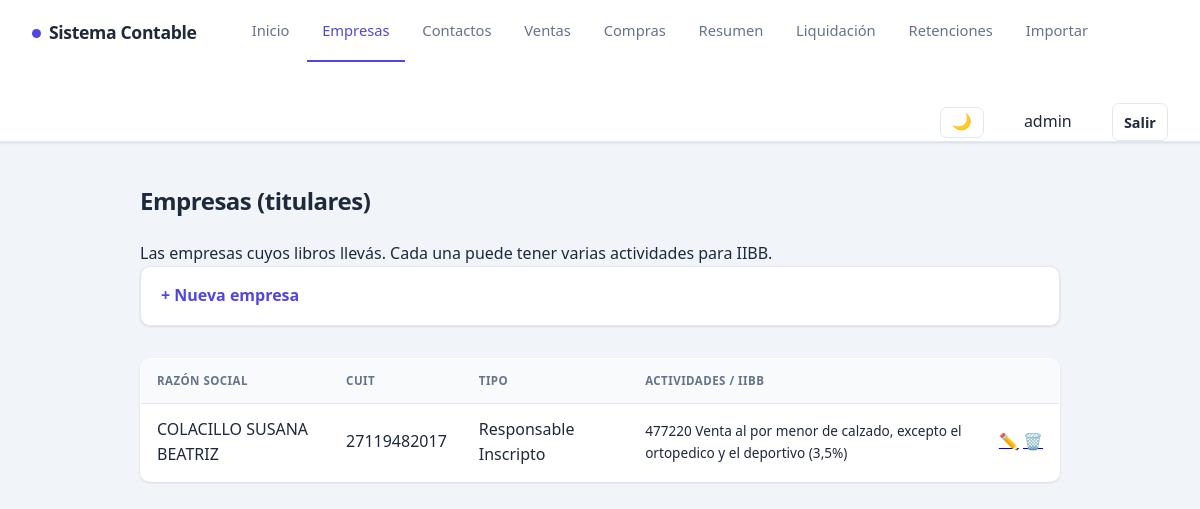
The page /empresas.php (signed in) on the database its author committed.
### tables this page shows
CREATE TABLE empresas (
    id INTEGER PRIMARY KEY AUTOINCREMENT, nombre TEXT NOT NULL, documento TEXT UNIQUE,
    tipo_contribuyente TEXT NOT NULL, actividad TEXT, creado_en TEXT NOT NULL DEFAULT CURRENT_TIMESTAMP, usuario_id INTEGER, actividad_codigo TEXT, iibb_alicuota REAL);

CREATE TABLE empresa_actividades (
    id INTEGER PRIMARY KEY AUTOINCREMENT,
    empresa_id INTEGER NOT NULL,
    codigo TEXT,
    descripcion TEXT NOT NULL,
    iibb_alicuota REAL,
    FOREIGN KEY (empresa_id) REFERENCES empresas(id) ON DELETE CASCADE
);

### empresas.php (the view, shortened to what this page needs)
<?php
require_once __DIR__ . '/config/db.php';
$uid     = usuarioId();
$errores = [];
$modoEdicion = false;
$empresas = $pdo->prepare("SELECT * FROM empresas WHERE usuario_id=:uid ORDER BY nombre");
$empresas->execute([':uid'=>$uid]);
$empresas = $empresas->fetchAll();
$actsPorEmp = [];
if ($empresas) {
    $ids = implode(',', array_column($empresas,'id'));
    foreach ($pdo->query("SELECT * FROM empresa_actividades WHERE empresa_id IN ($ids) ORDER BY empresa_id,id")->fetchAll() as $a) {
        $actsPorEmp[$a['empresa_id']][] = $a;
    }
}
require __DIR__ . '/includes/header.php';
?>
<h2>Empresas (titulares)</h2>
<p>Las empresas cuyos libros llevás. Cada una puede tener varias actividades para IIBB.</p>
<details class="bloque-alta" <?= ($modoEdicion || $errores) ? 'open' : '' ?>>
    <summary><?= $modoEdicion ? '✏️ Editando empresa' : '+ Nueva empresa' ?></summary>
</details>
<?php if (!$empresas): ?>
    <p>Todavía no hay empresas cargadas.</p>
<?php else: ?>
<table>
    <thead><tr><th>Razón social</th><th>CUIT</th><th>Tipo</th><th>Actividades / IIBB</th><th></th></tr></thead>
    <tbody>
    <?php foreach ($empresas as $em): ?>
        <tr>
            <td><?= htmlspecialchars($em['nombre']) ?></td>
            <td><?= htmlspecialchars($em['documento'] ?? '-') ?></td>
            <td><?= htmlspecialchars($em['tipo_contribuyente']) ?></td>
            <td>
                <?php foreach ($actsPorEmp[$em['id']] ?? [] as $a): ?>
                    <div style="font-size:.85rem;">
                        <?php if ($a['codigo']): ?><span class="muted"><?= htmlspecialchars($a['codigo']) ?></span> <?php endif; ?>
                        <?= htmlspecialchars($a['descripcion']) ?>
                        <?php if ($a['iibb_alicuota'] !== null): ?>
                            <span class="muted">(<?= str_replace('.',',',(string)(float)$a['iibb_alicuota']) ?>%)</span>
                        <?php endif; ?>
                    </div>
                <?php endforeach; ?>
            </td>
            <td class="acciones-fila" style="white-space:nowrap;">
                <a href="/empresas.php?editar=<?= $em['id'] ?>" title="Editar">✏️</a>
                <a href="/empresas.php?eliminar=<?= $em['id'] ?>" title="Eliminar"
                   onclick="return confirm('¿Eliminar <?= htmlspecialchars(addslashes($em['nombre'])) ?>?')">🗑️</a>
            </td>
        </tr>
    <?php endforeach; ?>
    </tbody>
</table>
<?php endif; ?>
<?php require __DIR__ . '/includes/footer.php'; ?>

### css/estilos.css (style rules this page uses)
:root { --acento: #4f46e5; --acento-oscuro: #4338ca; --acento-suave: #eef2ff; --texto: #1e293b; --texto-suave: #64748b; --borde: #e2e8f0; --fondo: #f1f5f9; --panel: #ffffff; --ok-bg: #dcfce7; --ok-tx: #166534; --err-bg: #fee2e2; --err-tx: #991b1b; --verde: #16a34a; --rojo: #dc2626; --cian: #0891b2; --sombra: 0 1px 3px rgba(15,23,42,.08), 0 1px 2px rgba(15,23,42,.04); --sombra-hover: 0 8px 24px rgba(15,23,42,.10); --radio: 10px; }
* { margin: 0; padding: 0; box-sizing: border-box; }
body { font-family: system-ui, -apple-system, "Segoe UI", Roboto, sans-serif; background: var(--fondo); color: var(--texto); line-height: 1.6; }
h2 { font-size: 1.5rem; font-weight: 700; letter-spacing: -.02em; margin-bottom: 1.25rem; }
table { width: 100%; border-collapse: collapse; background: var(--panel); border: 1px solid var(--borde); border-radius: var(--radio); overflow: hidden; box-shadow: var(--sombra); margin-bottom: 1rem; }
th, td { padding: .8rem 1rem; text-align: left; border-bottom: 1px solid var(--borde); }
th { background: #f8fafc; font-size: .72rem; text-transform: uppercase; letter-spacing: .04em; color: var(--texto-suave); font-weight: 700; }
tbody tr:last-child td { border-bottom: none; }
.bloque-alta { background: var(--panel); border: 1px solid var(--borde); border-radius: var(--radio); box-shadow: var(--sombra); margin-bottom: 2rem; }
.bloque-alta > summary { padding: 1rem 1.25rem; cursor: pointer; font-weight: 600; color: var(--acento); list-style: none; }

### rows shown on the page
empresas: nombre "COLACILLO SUSANA BEATRIZ", documento "27119482017", tipo_contribuyente "Responsable Inscripto"
empresa_actividades: codigo "477220", descripcion "Venta al por menor de calzado, excepto el ortopedico y el deportivo", iibb_alicuota "3,5"

### other values the page prints
usuarioNombre() "admin"
